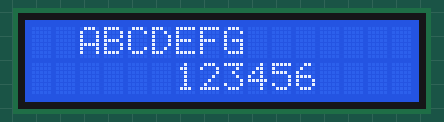
Simulated run of this program. Board: Raspberry Pi (BCM pin numbers). On the bench: 16×2 character LCD. Library files of the repository ran but are not shown: I2C_LCD_driver.py. At 0.3 s the program stops and its outputs stay as they are.

Above: at 0.3 s.

The program:

lcd_2.py
```python
import I2C_LCD_driver

# I2C_LCD_Driver 모듈을 사용하는 예제
textLcd = I2C_LCD_driver.lcd()

# 16자 이내 아스키코드, 1은 첫 번째 줄이고 2는 두 번째 줄이다
textLcd.lcd_display_string("ABCDEFG", 1, 2)
textLcd.lcd_display_string("123456", 2, 6)
```
